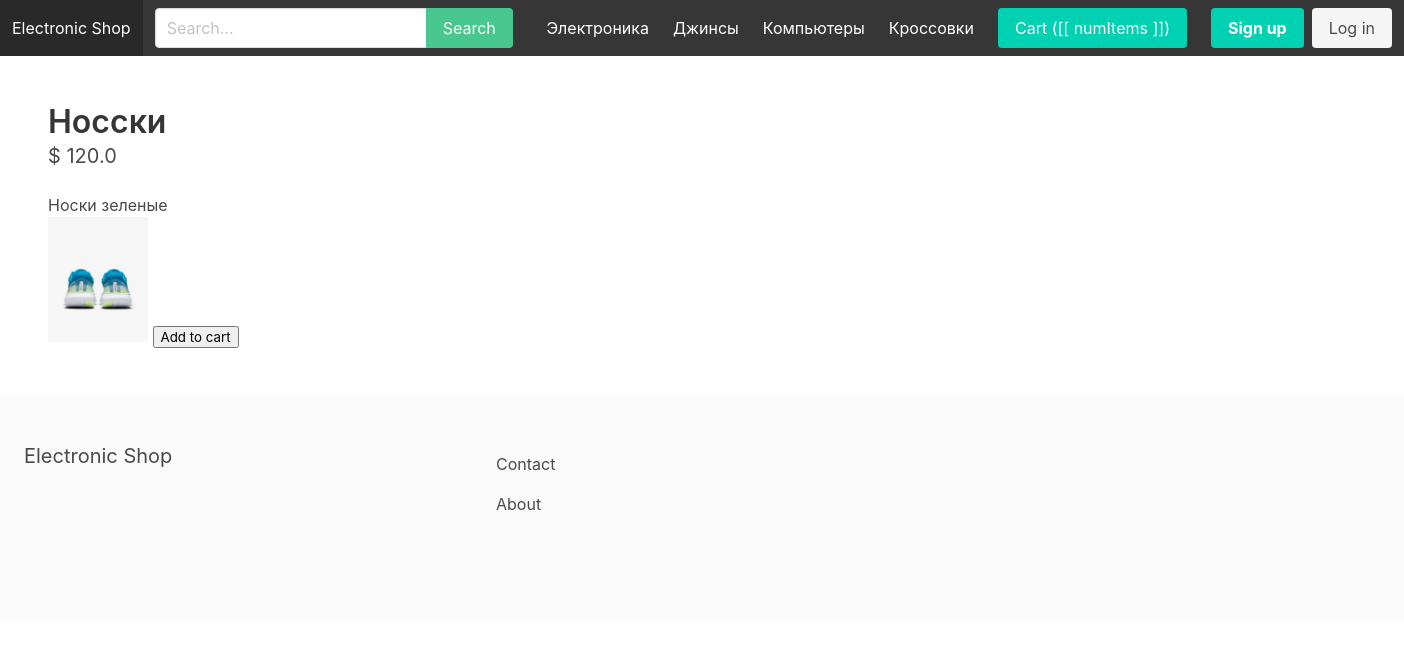
/krossovki/nosski/, run on the app's committed database.
### store/models.py (models this page shows, shortened)
class Category(models.Model):
    title = models.CharField(max_length=255)
    slug = models.SlugField(max_length=255)
    ordering = models.IntegerField(default=0)
    is_featured = models.BooleanField(default=False)
    class Meta:
        verbose_name_plural = 'Categories'
        ordering = ('ordering',)

class Product(models.Model):
    category = models.ForeignKey(Category, related_name='products', on_delete=models.CASCADE)
    title = models.CharField(max_length=255)
    slug = models.SlugField(max_length=255)
    description = models.TextField(blank=True, null=True)
    price = models.FloatField()
    date_added = models.DateTimeField(auto_now_add=True)
    is_featured = models.BooleanField(default=False)
    image = models.ImageField(upload_to='uploads/', blank=True, null=True)
    class Meta:
        ordering = ('-date_added',)

### store/views.py (the view)
# urls.py: path('<slug:category_slug>/<slug:slug>/', product_detail, name='product_detail'),
def product_detail(request, category_slug, slug):
    product = get_object_or_404(Product, slug=slug)
    context = {
        'product': product
    }
    return render(request, 'product_detail.html', context)

### store/context_processors.py (called while the page is built)
def menu_categories(request):
    categories = Category.objects.all()
    return {'menu_categories': categories}

### store/templates/product_detail.html (shortened to what this page needs)
{% extends 'base.html' %}
{% block content %}
<div id="productapp">
    <h1 class="title">{{ product.title }}</h1>
    <h2 class="subtitle">$ {{ product.price }}</h2>
    {% if product.description %}
        <p>{{ product.description }}</p>
    {% endif %}
    {% if product.image %}
    <img src="{{ product.image.url }}" alt="" height="100" width="100"/>
    {% endif %}
    <button @click="addToCart({{ product.id }})">Add to cart</button>
</div>
{% endblock %}

### core/templates/base.html (shortened to what this page needs)
{% load static %}
<!DOCTYPE html>
<html>
	<head>
		<link rel="stylesheet" href="https://cdn.jsdelivr.net/npm/bulma@0.9.0/css/bulma.min.css">
		<link rel="stylesheet" href="{% static 'main.css' %}">
	</head>
	<body>
		<nav class="navbar is-dark" id="navbarapp">
			<div class="navbar-brand">
				<a class="navbar-item" href="{% url 'frontpage' %}">Electronic Shop</a>
			</div>
			<div id="main-navbar" class="navbar-menu" :class="{ 'is-active': menuClass }">
				<div class="navbar-start">
					<div class="navbar-item">
						<form method="get" action="">
							<div class="field has-addons">
								<div class="control">
									<input type="text" class="input" placeholder="Search..." name="query">
								</div>
								<div class="control">
									<button class="button is-success">Search</button>
								</div>
							</div>
						</form>
					</div>
				</div>
				<div class="navbar-end">
					{% for category in menu_categories %}
						{% if not category.children.all %}
                        	<a href="{% url 'category_detail' category.slug %}" class="navbar-item">{{ category.title }}</a>
						{% endif %}
					{% endfor %}
					<div class="navbar-item" id="navbarapp">
						<a href="{% url 'cart_detail' %}" class="button is-primary">Cart ([[ numItems ]])</a>
					</div>
					{% if request.user.is_authenticated %}
						<div class="navbar-item">
							<a href="" class="button is-light">My account</a>
						</div>
					{% else %}
						<div class="navbar-item">
							<div class="buttons">
								<a href="" class="button is-primary"><strong>Sign up</strong></a>
								<a href="" class="button is-light">Log in</a>
							</div>
						</div>
					{% endif %}
				</div>
			</div>
		</nav>
		<section class="section">
			{% block content %}
            {% endblock %}
		</section>
		<footer class="footer">
			<div class="columns">
				<div class="column is-4">
					<h2 class="subtitle">Electronic Shop</h2>
				</div>
				<div class="column is-8">
					<a href="{% url 'contact' %}" class="navbar-item">Contact</a>
					<a href="{% url 'about' %}" class="navbar-item">About</a>
				</div>
			</div>
		</footer>
	</body>
</html>

### data on the page
Category: title "Электроника"
Category: title "Джинсы"
Category: title "Компьютеры"
Category: title "Кроссовки"
Product: title "Носски", price "120.0", description "Носки зеленые", image (picture)
